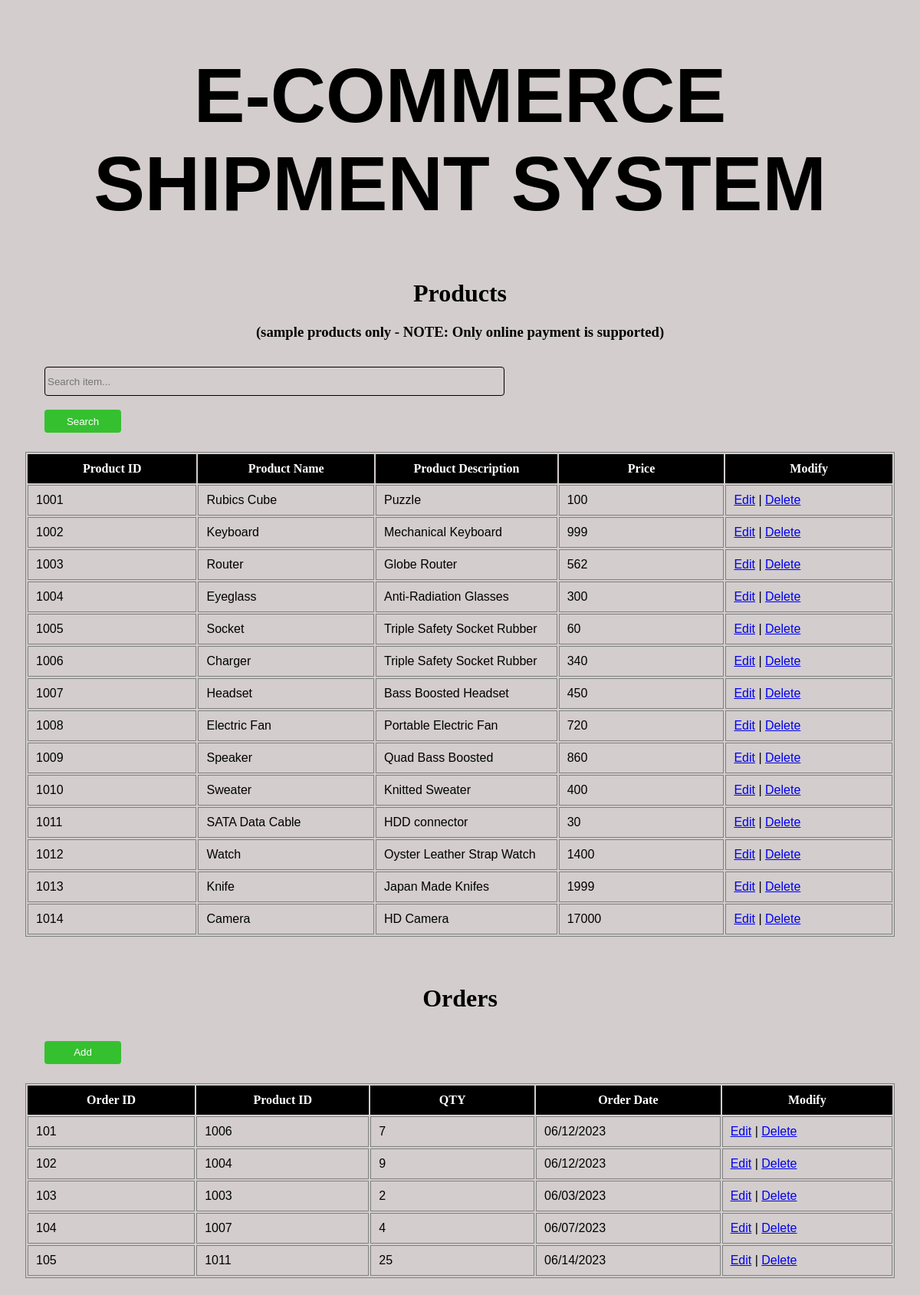
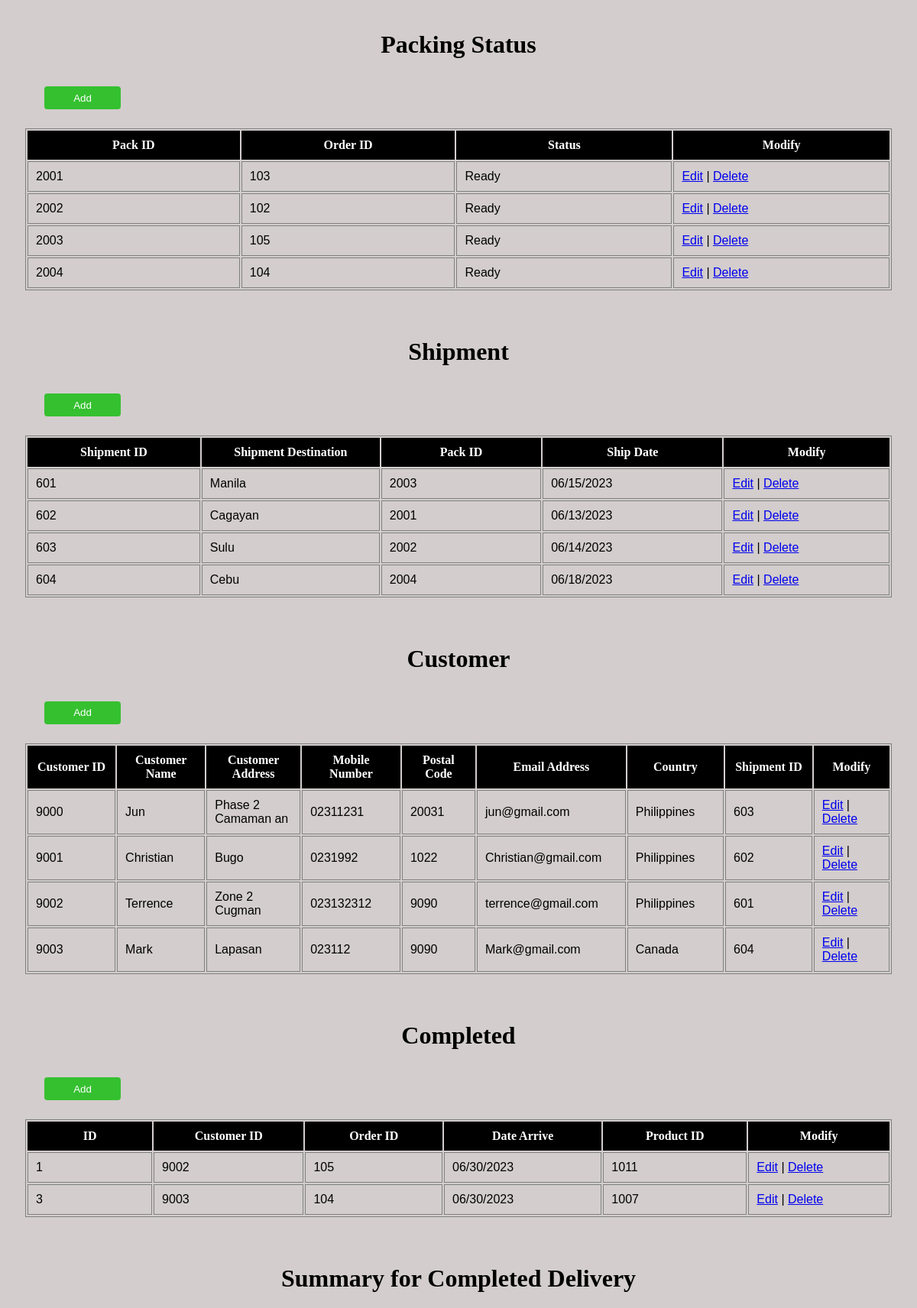
The page / (upper part) on the database its author committed (2 pictures, top to bottom).
### tables this page shows
CREATE TABLE `product` (
  `prod_id` int(20) NOT NULL,
  `prod_name` varchar(250) DEFAULT NULL,
  `prod_desc` varchar(250) DEFAULT NULL,
  `price` varchar(250) DEFAULT NULL
);

CREATE TABLE `orders` (
  `order_id` int(20) NOT NULL,
  `prod_id` int(20) DEFAULT NULL,
  `QTY` varchar(225) DEFAULT NULL,
  `order_date` varchar(255) DEFAULT NULL
);

CREATE TABLE `pack` (
  `pack_id` int(20) NOT NULL,
  `order_id` int(20) DEFAULT NULL,
  `status` varchar(225) DEFAULT NULL
);

CREATE TABLE `shipment` (
  `ship_id` int(20) NOT NULL,
  `ship_destination` varchar(250) DEFAULT NULL,
  `pack_id` int(20) DEFAULT NULL,
  `ship_date` varchar(255) DEFAULT NULL
);

CREATE TABLE `customer_info` (
  `customer_id` int(20) NOT NULL,
  `customer_name` varchar(250) DEFAULT NULL,
  `customer_address` varchar(250) DEFAULT NULL,
  `customer_number` varchar(250) DEFAULT NULL,
  `customer_postal` varchar(250) DEFAULT NULL,
  `customer_email` varchar(250) DEFAULT NULL,
  `customer_country` varchar(250) DEFAULT NULL,
  `ship_id` int(20) DEFAULT NULL,
  `order_id` int(20) DEFAULT NULL
);

CREATE TABLE `completed` (
  `id` int(20) NOT NULL,
  `customer_id` int(20) DEFAULT NULL,
  `order_id` int(20) DEFAULT NULL,
  `date_arrive` varchar(255) DEFAULT NULL,
  `prod_id` int(20) DEFAULT NULL
);

### index.php (the view, shortened to what this page needs)
<!DOCTYPE html>
<html lang="en">
<head>
</head>
<body>
    <h1 class="title">E-COMMERCE SHIPMENT SYSTEM</h1>
    <h1 class="header">Products</h1><h3>(sample products only - NOTE: Only online payment is supported)</h3>
   <form method="POST" action="search.php">
        <div class="search-input"><input type="text" id="search-term" name="searchTerm" placeholder="Search item..." required></div>
        <div class="seachBtn"><input type="submit" id="search-Btn" name="search" value="Search"></div>
    </form>
    <?php
        include("config.php");
        $sql = "SELECT * FROM product";
        $result = $conn->query($sql);
        if ($result->num_rows > 0) {
            echo "<table>";
            echo "<tr>";
            echo "<th>Product ID</th><th>Product Name</th><th>Product Description</th><th>Price</th><th>Modify</th>";
            echo "</tr>";
            while ($row = $result->fetch_assoc()) {
                echo "<tr>";
                echo "<td>" . $row['prod_id'] . "</td>";
                echo "<td>" . $row['prod_name'] . "</td>";
                echo "<td>" . $row['prod_desc'] . "</td>";
                echo "<td>" . $row['price'] . "</td>";
                echo "<td>";
                echo "<a href='edit.php?id=" . $row['prod_id'] . "'>Edit</a> | ";
                echo "<a href='delete.php?id=" . $row['prod_id'] . "' onclick='return confirm(\"Are you sure you want to delete this item?\")'>Delete</a>";
                echo "</td>";
                echo "</tr>";
            }
            echo "</table>";
        }
    ?>
<h1 class="header"><br>Orders</h1>
    <form action="orders.php" method="POST">
    <div class="seachBtn"><input type="submit" id="search-Btn" name="search" value="Add"></div>
    </form>
    <?php
        include("config.php");
        $sql = "SELECT * FROM orders";
        $result = $conn->query($sql);
        if ($result->num_rows > 0) {
            echo "<table>";
            echo "<tr>";
            echo "<th>Order ID</th><th>Product ID</th><th>QTY</th><th>Order Date</th><th>Modify</th>";
            echo "</tr>";
            while ($row = $result->fetch_assoc()) {
                echo "<tr>";
                echo "<td>" . $row['order_id'] . "</td>";
                echo "<td>" . $row['prod_id'] . "</td>";
                echo "<td>" . $row['QTY'] . "</td>";
                echo "<td>" . $row['order_date'] . "</td>";
                echo "<td>";
                echo "<a href='ordersedit.php?id=" . $row['order_id'] . "'>Edit</a> | ";
                echo "<a href='ordersdelete.php?id=" . $row['order_id'] . "' onclick='return confirm(\"Are you sure you want to delete this item?\")'>Delete</a>";
                echo "</td>";
                echo "</tr>";
            }
            echo "</table>";
        }
    ?>
    <h1 class="header"><br>Packing Status</h1>
    <form action="pack.php" method="POST">
    <div class="seachBtn"><input type="submit" id="search-Btn" name="search" value="Add"></div>
    </form>
    <?php
        include("config.php");
        $sql = "SELECT * FROM pack";
        $result = $conn->query($sql);
        if ($result->num_rows > 0) {
            echo "<table>";
            echo "<tr>";
            echo "<th>Pack ID</th><th>Order ID</th><th>Status</th><th>Modify</th>";
            echo "</tr>";
            while ($row = $result->fetch_assoc()) {
                echo "<tr>";
                echo "<td>" . $row['pack_id'] . "</td>";
                echo "<td>" . $row['order_id'] . "</td>";
                echo "<td>" . $row['status'] . "</td>";
                echo "<td>";
                echo "<a href='packedit.php?id=" . $row['pack_id'] . "'>Edit</a> | ";
                echo "<a href='packdelete.php?id=" . $row['pack_id'] . "' onclick='return confirm(\"Are you sure you want to delete this item?\")'>Delete</a>";
                echo "</td>";
                echo "</tr>";
            }
            echo "</table>";
        }
    ?>
    <h1 class="header"><br>Shipment</h1>
    <form action="shipment.php" method="POST">
    <div class="seachBtn"><input type="submit" id="search-Btn" name="search" value="Add"></div>
    </form>
    <?php
        include("config.php");
        $sql = "SELECT * FROM shipment";
        $result = $conn->query($sql);
        if ($result->num_rows > 0) {
            echo "<table>";
            echo "<tr>";
            echo "<th>Shipment ID</th><th>Shipment Destination</th><th>Pack ID</th><th>Ship Date</th><th>Modify</th>";
            echo "</tr>";
            while ($row = $result->fetch_assoc()) {
                echo "<tr>";
                echo "<td>" . $row['ship_id'] . "</td>";
                echo "<td>" . $row['ship_destination'] . "</td>";
                echo "<td>" . $row['pack_id'] . "</td>";
                echo "<td>" . $row['ship_date'] . "</td>";
                echo "<td>";
                echo "<a href='shipmentedit.php?id=" . $row['ship_id'] . "'>Edit</a> | ";
                echo "<a href='shipmentdelete.php?id=" . $row['ship_id'] . "' onclick='return confirm(\"Are you sure you want to delete this item?\")'>Delete</a>";
                echo "</td>";
                echo "</tr>";
            }
            echo "</table>";
        }
    ?>
     <h1 class="header"><br>Customer</h1>
    <form action="customer_info.php" method="POST">
    <div class="seachBtn"><input type="submit" id="search-Btn" name="search" value="Add"></div>
    </form>
    <?php
        include("config.php");
        $sql = "SELECT * FROM customer_info";
        $result = $conn->query($sql);
        if ($result->num_rows > 0) {
            echo "<table>";
            echo "<tr>";
            echo "<th>Customer ID</th><th>Customer Name</th><th>Customer Address</th><th>Mobile Number</th><th>Postal Code</th><th>Email Address</th><th>Country</th><th>Shipment ID</th><th>Modify</th>";
            echo "</tr>";
            while ($row = $result->fetch_assoc()) {
                echo "<tr>";
                echo "<td>" . $row['customer_id'] . "</td>";
                echo "<td>" . $row['customer_name'] . "</td>";
                echo "<td>" . $row['customer_address'] . "</td>";
                echo "<td>" . $row['customer_number'] . "</td>";
                echo "<td>" . $row['customer_postal'] . "</td>";
                echo "<td>" . $row['customer_email'] . "</td>";
                echo "<td>" . $row['customer_country'] . "</td>";
                echo "<td>" . $row['ship_id'] . "</td>";
                echo "<td>";
                echo "<a href='customeredit.php?id=" . $row['customer_id'] . "'>Edit</a> | ";
                echo "<a href='customerdelete.php?id=" . $row['customer_id'] . "' onclick='return confirm(\"Are you sure you want to delete this item?\")'>Delete</a>";
                echo "</td>";
                echo "</tr>";
            }
            echo "</table>";
        }
    ?>
     <h1 class="header"><br>Completed</h1>
    <form action="completed.php" method="POST">
    <div class="seachBtn"><input type="submit" id="search-Btn" name="search" value="Add"></div>
    </form>
    <?php
        include("config.php");
        $sql = "SELECT * FROM completed";
        $result = $conn->query($sql);
        if ($result->num_rows > 0) {
            echo "<table>";
            echo "<tr>";
            echo "<th>ID</th><th>Customer ID</th><th>Order ID</th><th>Date Arrive</th><th>Product ID</th><th>Modify</th>";
            echo "</tr>";
            while ($row = $result->fetch_assoc()) {
                echo "<tr>";
                echo "<td>" . $row['id'] . "</td>";
                echo "<td>" . $row['customer_id'] . "</td>";
                echo "<td>" . $row['order_id'] . "</td>";
                echo "<td>" . $row['date_arrive'] . "</td>";
                echo "<td>" . $row['prod_id'] . "</td>";
                echo "<td>";
                echo "<a href='completededit.php?id=" . $row['id'] . "'>Edit</a> | ";
                echo "<a href='completeddelete.php?id=" . $row['id'] . "' onclick='return confirm(\"Are you sure you want to delete this item?\")'>Delete</a>";
                echo "</td>";
                echo "</tr>";
            }
            echo "</table>";
        }
    ?>
    <h1 class="header"><br>Summary for Completed Delivery</h1>
</body>
</html>

### index.php (style rules this page uses)
* { background-color: rgb(211, 205, 205); }
th { width: 400px; padding: 10px; background-color: black; color: white; }
tr { padding: 10px; }
table { border: 1px solid; border-color: gray; margin: 25px; }
td { border: 1px solid; border-color: gray; width: 50px; border-width: 1px; padding: 10px; font-family: 'Trebuchet MS', 'Lucida Sans Unicode', 'Lucida Grande', 'Lucida Sans', Arial, sans-serif; }
.search-input #search-term { width: 50%; height: 30px; padding: 3px; margin: 3px; border-radius: 4px; border: 1px solid black; margin-left: 50px; margin-top: 15px; }
.seachBtn #search-Btn { height: 30px; width: 100px; border-radius: 4px; border: 0; background-color: rgb(53, 192, 48); transition: 0.5s; color: white; margin-left: 50px; margin-top: 15px; }
.header { text-align: center; }
h3 { text-align: center; }
.title { font-family: 'Gill Sans', 'Gill Sans MT', Calibri, 'Trebuchet MS', sans-serif; font-size: 100px; text-align: center; }

### rows shown on the page
product: prod_id "1001", prod_name "Rubics Cube", prod_desc "Puzzle", price "100"
product: prod_id "1002", prod_name "Keyboard", prod_desc "Mechanical Keyboard", price "999"
product: prod_id "1003", prod_name "Router", prod_desc "Globe Router", price "562"
product: prod_id "1004", prod_name "Eyeglass", prod_desc "Anti-Radiation Glasses", price "300"
product: prod_id "1005", prod_name "Socket", prod_desc "Triple Safety Socket Rubber", price "60"
product: prod_id "1006", prod_name "Charger", prod_desc "Triple Safety Socket Rubber", price "340"
product: prod_id "1007", prod_name "Headset", prod_desc "Bass Boosted Headset", price "450"
product: prod_id "1008", prod_name "Electric Fan", prod_desc "Portable Electric Fan", price "720"
product: prod_id "1009", prod_name "Speaker", prod_desc "Quad Bass Boosted", price "860"
product: prod_id "1010", prod_name "Sweater", prod_desc "Knitted Sweater", price "400"
product: prod_id "1011", prod_name "SATA Data Cable", prod_desc "HDD connector", price "30"
product: prod_id "1012", prod_name "Watch", prod_desc "Oyster Leather Strap Watch", price "1400"
product: prod_id "1013", prod_name "Knife", prod_desc "Japan Made Knifes", price "1999"
product: prod_id "1014", prod_name "Camera", prod_desc "HD Camera", price "17000"
orders: order_id "101", prod "1006", QTY "7", order_date "06/12/2023"
orders: order_id "102", prod "1004", QTY "9", order_date "06/12/2023"
orders: order_id "103", prod "1003", QTY "2", order_date "06/03/2023"
orders: order_id "104", prod "1007", QTY "4", order_date "06/07/2023"
orders: order_id "105", prod "1011", QTY "25", order_date "06/14/2023"
pack: pack_id "2001", order "103", status "Ready"
pack: pack_id "2002", order "102", status "Ready"
pack: pack_id "2003", order "105", status "Ready"
pack: pack_id "2004", order "104", status "Ready"
shipment: ship_id "601", ship_destination "Manila", pack "2003", ship_date "06/15/2023"
shipment: ship_id "602", ship_destination "Cagayan", pack "2001", ship_date "06/13/2023"
shipment: ship_id "603", ship_destination "Sulu", pack "2002", ship_date "06/14/2023"
shipment: ship_id "604", ship_destination "Cebu", pack "2004", ship_date "06/18/2023"
customer_info: customer_id "9000", customer_name "Jun", customer_address "Phase 2 Camaman an", customer_number "02311231", customer_postal "20031", customer_email "jun@gmail.com", customer_country "Philippines", ship "603"
customer_info: customer_id "9001", customer_name "Christian", customer_address "Bugo", customer_number "0231992", customer_postal "1022", customer_email "Christian@gmail.com", customer_country "Philippines", ship "602"
customer_info: customer_id "9002", customer_name "Terrence", customer_address "Zone 2 Cugman", customer_number "023132312", customer_postal "9090", customer_email "terrence@gmail.com", customer_country "Philippines", ship "601"
customer_info: customer_id "9003", customer_name "Mark", customer_address "Lapasan", customer_number "023112", customer_postal "9090", customer_email "Mark@gmail.com", customer_country "Canada", ship "604"
completed: id "1", customer "9002", order "105", date_arrive "06/30/2023", prod "1011"
completed: id "3", customer "9003", order "104", date_arrive "06/30/2023", prod "1007"
